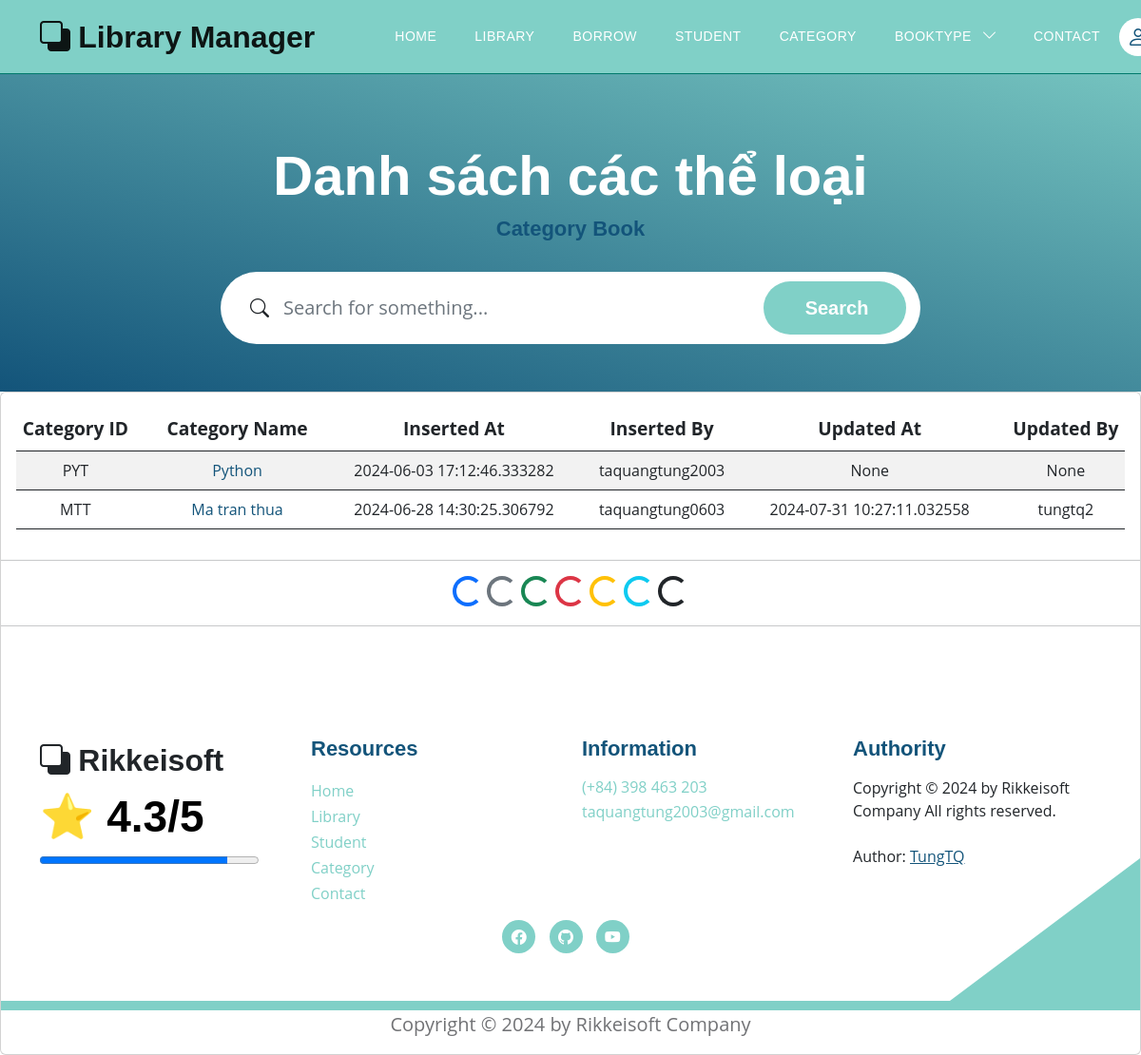
/category_books, run on an earlier commit of the app's database.
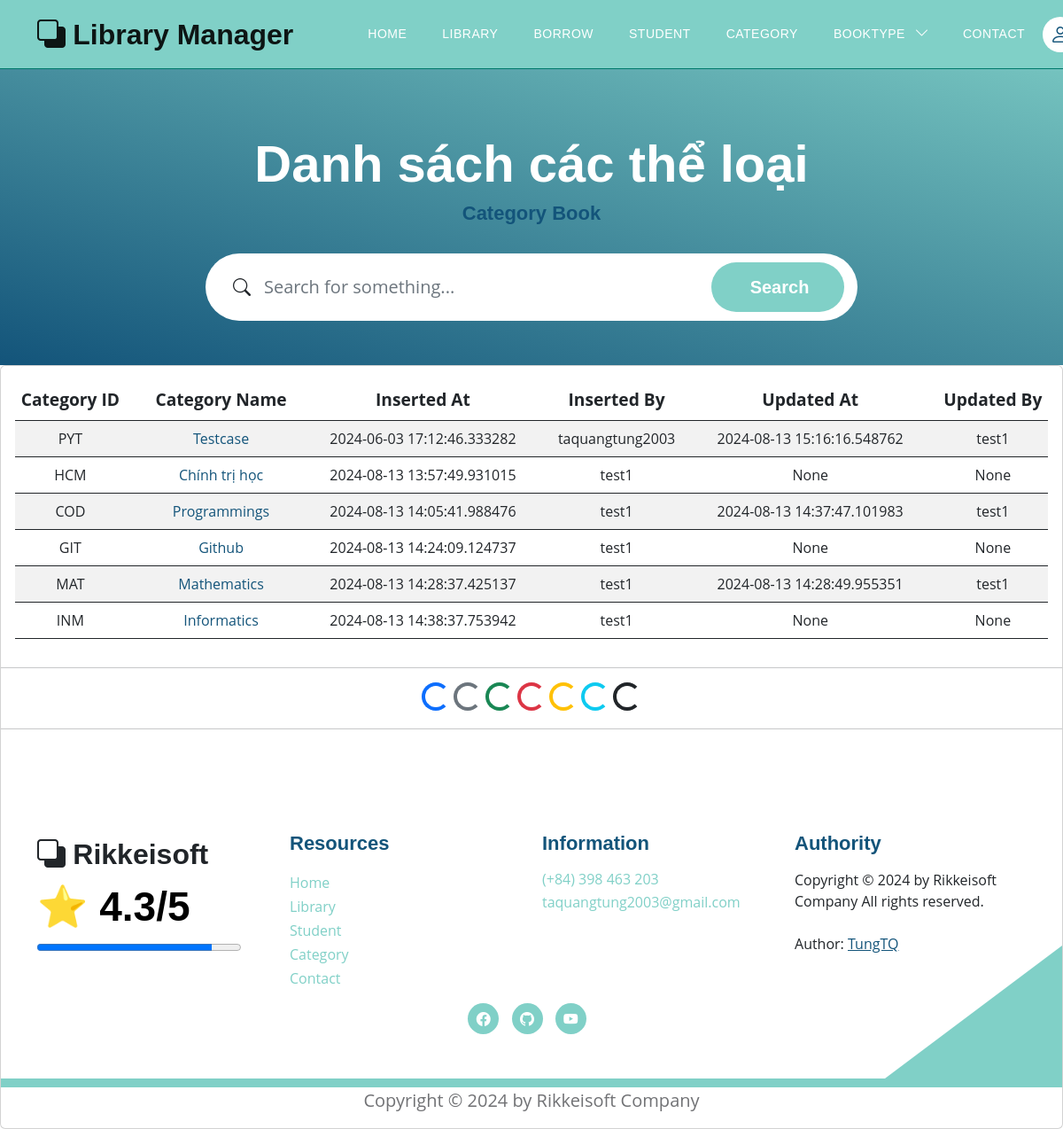
And on a later commit of the database.
### models.py (models this page shows, shortened)
class Category(Base):
    __tablename__ = 'category'
    category_id = Column(String(10), primary_key=True, index=True)
    category_name = Column(String(50), index=True)
    insert_at = Column(DateTime, index=True)
    insert_id = Column(String(30), index=True)
    update_at = Column(DateTime,index=True)
    update_id = Column(String(30), index=True)
    delete_at = Column(DateTime,index=True)
    delete_id = Column(String(30), index=True)
    delete_flag = Column(Integer, index=True)
    category_books = relationship("Book", back_populates="category")

### routers/category.py (the view)
@router.get('/category_books', response_class=HTMLResponse)
async def get_all_category(request: Request, db: Session = Depends(models.get_db)):
    mean_star = function.get_mean_star(db)
    all_category2 = db.query(models.Category).filter(models.Category.delete_flag != 1).all()
    all_category = db.query(models.Category).filter(models.Category.delete_flag != 1).all()
    return templates.TemplateResponse("category/category_list.html", {"request": request,
                                                             "all_category": all_category,
                                                             "mean_star": mean_star,
                                                             "all_category2": all_category2})

### templates/category/category_list.html (shortened to what this page needs)
{% extends "base.html" %}
{% block content %}
<section class="hero-section d-flex justify-content-center align-items-center" id="section_1"
    style="padding-bottom: 50px;">
    <div class="container">
        <div class="row">
            <div class="col-lg-8 col-12 mx-auto">
                <h1 class="text-white text-center"> Danh sách các thể loại </h1>
                <h6 class="text-center"> Category Book </h6>
                <form action="/category_books/search_category" method="get" class="custom-form mt-4 pt-2 mb-lg-0 mb-5"
                    role="search">
                    <div class="input-group input-group-lg">
                        <span class="input-group-text bi-search" id="basic-addon1">
                        </span>
                        <input name="searching" type="search" class="form-control" id="searching"
                            placeholder="Search for something..." aria-label="Search">
                        <button type="submit" class="form-control">Search</button>
                    </div>
                </form>
            </div>
        </div>
    </div>
</section>
<div class="card card-table comman-shadow">
    <div class="card-body">
        <div class="table-responsive">
            <div id="DataTables_Table_0_wrapper" class="dataTables_wrapper no-footer">
                <div class="row">
                <table
                    class="table border-0 star-student table-hover table-center mb-0 datatable table-striped dataTable no-footer"
                    id="DataTables_Table_0" aria-describedby="DataTables_Table_0_info">
                    <thead class="student-thread">
                        <tr style="text-align: center; font-size:larger;">
                            <th rowspan="1" colspan="1"
                                aria-label="ID: activate to sort column ascending"> Category ID </th>
                            <th rowspan="1" colspan="1"
                                aria-label="Title: activate to sort column ascending">Category Name</th>
                            <th rowspan="1" colspan="1"
                                aria-label="Inserted At: activate to sort column ascending">Inserted At</th>
                            <th rowspan="1" colspan="1"
                                aria-label="Inserted By: activate to sort column ascending">Inserted By</th>
                            <th rowspan="1" colspan="1"
                                aria-label="Updated At: activate to sort column ascending">Updated At</th>
                            <th rowspan="1" colspan="1"
                                aria-label="Updated By: activate to sort column ascending">Updated By</th>
                        </tr>
                    </thead>
                    <tbody>
                        <form action="">
                            {% for category in all_category %}
                            <tr class="{% if loop.index is even %} even {% else %}odd{% endif %}">
                                <td style="text-align: center;">{{category.category_id}}</td>
                                <td style="text-align: center;"> <a href="#">{{category.category_name}}</a></td>
                                <td style="text-align: center;"> {{category.insert_at}}</td>
                                <td style="text-align: center;"> {{category.insert_id}}</td>
                                <td style="text-align: center;"> {{category.update_at}}</td>
                                <td style="text-align: center;"> {{category.update_id}}</td>
                            </tr>
                        {% endfor %}
                        </form>
                    </tbody>
                </table>
            </div>
        </div>
    </div>
</div>
<hr>
<div style="text-align: center;">
    <div class="spinner-border text-primary" role="status">
    </div>
    <div class="spinner-border text-secondary" role="status">
    </div>
    <div class="spinner-border text-success" role="status">
    </div>
    <div class="spinner-border text-danger" role="status">
    </div>
    <div class="spinner-border text-warning" role="status">
    </div>
    <div class="spinner-border text-info" role="status">
    </div>
    <div class="spinner-border text-dark" role="status">
    </div>
</div>
<hr>
{% endblock content %}

### templates/base.html (shortened to what this page needs)
<!DOCTYPE html>
<html lang="en">
<head>
    <link href="/static/css/bootstrap.min.css" rel="stylesheet">
    <link href="/static/css/bootstrap-icons.css" rel="stylesheet">
    <link href="/static/css/templatemo-topic-listing.css" rel="stylesheet">
</head>
<body id="top">
    <main>
        <div id="sticky-wrapper" class="sticky-wrapper" style="height: 78px;">
            <nav class="navbar navbar-expand-lg bg-body-tertiary fixed-top" style="background-color: #80d0c7; border-bottom: 1px solid #00796b;">
                <div class="container">
                    <a class="navbar-brand" href="/">
                        <i class="bi-back"></i>
                        <span> Library Manager </span>
                    </a>
                    <div class="collapse navbar-collapse" id="navbarNav">
                        <ul class="navbar-nav ms-lg-5 me-lg-auto">
                            <li class="nav-item">
                                <a class="nav-link click-scroll" href="/"> Home </a>
                            </li>
                            <li class="nav-item">
                                <a class="nav-link click-scroll" href="/books?bookview=0"> Library </a>
                            </li>
                            <li class="nav-item">
                                <a class="nav-link click-scroll" href="/books/all_borrowed_book"> Borrow </a>
                            </li>
                            <li class="nav-item">
                                <a class="nav-link click-scroll" href="/users?view=0"> Student </a>
                            </li>
                            <li class="nav-item">
                                <a class="nav-link click-scroll" href="/category_books"> Category </a>
                            </li>
                            <li class="nav-item dropdown">
                                <a class="nav-link dropdown-toggle" id="navbarDropdownMenuLink" role="button" data-toggle="dropdown" aria-haspopup="true" aria-expanded="false">
                                  BookType
                                </a>
                            </li>
                            <li class="nav-item">
                                <a class="nav-link click-scroll" href="/contact"> Contact </a>
                            </li>
                        </ul>
                        <div class="d-none d-lg-block">
                            {% if request.cookies.get('token') %}
                            <div class="dropdown">
                                <button class="btn btn-secondary dropdown-toggle" type="button"
                                    data-bs-toggle="dropdown" aria-expanded="false">
                                    <a href="/profile" class="navbar-icon bi-person smoothscroll"> </a> {{request.cookies.get('username')}}
                                </button>
                                <ul class="dropdown-menu">
                                    <li> <a href="/profile" class="navbar-icon bi-person smoothscroll"> </a> {{ request.cookies.get('username') }}</li>
                                    <li><a class="dropdown-item" href="/logout"> Logout </a></li>
                                </ul>
                            </div>
                            {% else %}
                            <a href="/login" class="navbar-icon bi-person smoothscroll"></a>
                            {% endif %}
                        </div>
                    </div>
                </div>
            </nav>
        </div>
    </main>
    {% block content %}{% endblock content %}
</body>
<footer class="site-footer section-padding">
    <div class="container">
        <div class="row">
            <div class="col-lg-3 col-12 mb-4 pb-2">
                <a class="navbar-brand mb-2" href="/">
                    <i class="bi-back"></i>
                    <span> Rikkeisoft </span>
                </a>
                <h2>⭐ {{mean_star}}/5 </h2>
                <progress max="100" value="{{ mean_star*20 }}" style="width: 230px;"></progress>
            </div>
            <div class="col-lg-3 col-md-4 col-6">
                <h6 class="site-footer-title mb-3">Resources</h6>
                <ul class="site-footer-links">
                    <li class="site-footer-link-item">
                        <a href="/" class="site-footer-link"> Home </a>
                    </li>
                    <li class="site-footer-link-item">
                        <a href="/books?bookview=0" class="site-footer-link"> Library </a>
                    </li>
                    <li class="site-footer-link-item">
                        <a href="/users?view=0" class="site-footer-link"> Student </a>
                    </li>
                    <li class="site-footer-link-item">
                        <a href="/category_books" class="site-footer-link"> Category </a>
                    </li>
                    <li class="site-footer-link-item">
                        <a href="/contact" class="site-footer-link"> Contact </a>
                    </li>
                </ul>
            </div>
            <div class="col-lg-3 col-md-4 col-6 mb-4 mb-lg-0">
                <h6 class="site-footer-title mb-3"> Information </h6>
                <p class="text-white d-flex mb-1">
                    <a href="tel: 0398463203" class="site-footer-link">
                        (+84) 398 463 203
                    </a>
                </p>
                <p class="text-white d-flex">
                    <a href="mailto:taquangtung2003@gmail.com" class="site-footer-link">
                        taquangtung2003@gmail.com
                    </a>
                </p>
            </div>
            <div class="col-lg-3 col-md-4 col-12 mt-4 mt-lg-0 ms-auto">
                <h6 class="site-footer-title mb-3"> Authority </h6>
                Copyright © 2024 by Rikkeisoft Company All rights reserved.
                <br><br> Author: <a rel="nofollow" href="#" target="_blank"> <u> TungTQ </u>
                </a>
            </div>
        </div>
    </div>
    <div style="text-align: center;">
        <ul class="social-icon">
            <li class="social-icon-item">
                <a href="https://www.facebook.com/pisceskibo" class="social-icon-link bi-facebook" target="_blank"></a>
            </li>
            <li class="social-icon-item">
                <a href="https://github.com/pisceskibo" class="social-icon-link bi-github" target="_blank"></a>
            </li>
            <li class="social-icon-item">
                <a href="https://www.youtube.com/@TUNG_TAQUANGN01_14" class="social-icon-link bi-youtube" target="_blank"></a>
            </li>
        </ul>
    </div>
</footer>
<p style="text-align: center;"> Copyright © 2024 by Rikkeisoft Company </p>
</html>

What changed in the data, as far as the page shows it:
no longer on this page (row edited): Category: category_id "MTT", category_name "Ma tran thua", insert_at "2024-06-28 14:30:25.306792", insert_id "taquangtung0603", update_at "2024-07-31 10:27:11.032558", update_id "tungtq2"
changed Category "PYT": category_name "Python" → "Testcase"; update_at "None" → "2024-08-13 15:16:16.548762"; update_id "None" → "test1"
added Category: category_id "HCM", category_name "Chính trị học", insert_at "2024-08-13 13:57:49.931015", insert_id "test1", update_at "None", update_id "None"
added Category: category_id "COD", category_name "Programmings", insert_at "2024-08-13 14:05:41.988476", insert_id "test1", update_at "2024-08-13 14:37:47.101983", update_id "test1"
added Category: category_id "GIT", category_name "Github", insert_at "2024-08-13 14:24:09.124737", insert_id "test1", update_at "None", update_id "None"
added Category: category_id "MAT", category_name "Mathematics", insert_at "2024-08-13 14:28:37.425137", insert_id "test1", update_at "2024-08-13 14:28:49.955351", update_id "test1"
added Category: category_id "INM", category_name "Informatics", insert_at "2024-08-13 14:38:37.753942", insert_id "test1", update_at "None", update_id "None"
